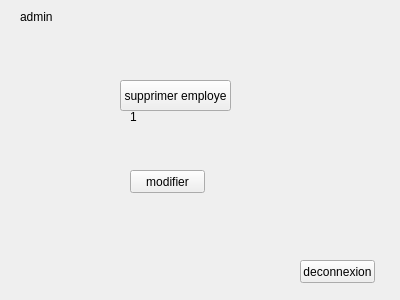
<?xml version="1.0" encoding="UTF-8"?>
<ui version="4.0">
 <class>fonctions</class>
 <widget class="QWidget" name="fonctions">
  <property name="geometry">
   <rect>
    <x>0</x>
    <y>0</y>
    <width>400</width>
    <height>300</height>
   </rect>
  </property>
  <property name="windowTitle">
   <string>Form</string>
  </property>
  <widget class="QLabel" name="label">
   <property name="geometry">
    <rect>
     <x>130</x>
     <y>110</y>
     <width>47</width>
     <height>13</height>
    </rect>
   </property>
   <property name="text">
    <string>1</string>
   </property>
  </widget>
  <widget class="QPushButton" name="pushButton">
   <property name="geometry">
    <rect>
     <x>120</x>
     <y>80</y>
     <width>111</width>
     <height>31</height>
    </rect>
   </property>
   <property name="text">
    <string>supprimer employe</string>
   </property>
  </widget>
  <widget class="QLabel" name="label_2">
   <property name="geometry">
    <rect>
     <x>20</x>
     <y>10</y>
     <width>47</width>
     <height>13</height>
    </rect>
   </property>
   <property name="text">
    <string>admin</string>
   </property>
  </widget>
  <widget class="QPushButton" name="pushButton_2">
   <property name="geometry">
    <rect>
     <x>300</x>
     <y>260</y>
     <width>75</width>
     <height>23</height>
    </rect>
   </property>
   <property name="text">
    <string>deconnexion</string>
   </property>
  </widget>
  <widget class="QPushButton" name="pushButton_3">
   <property name="geometry">
    <rect>
     <x>130</x>
     <y>170</y>
     <width>75</width>
     <height>23</height>
    </rect>
   </property>
   <property name="text">
    <string>modifier</string>
   </property>
  </widget>
 </widget>
 <resources/>
 <connections/>
</ui>
